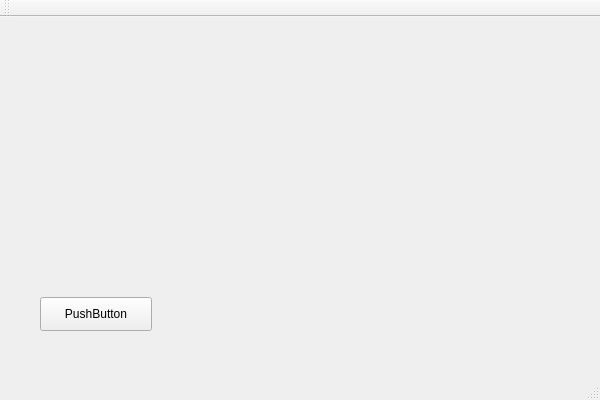
<?xml version="1.0" encoding="UTF-8"?>
<ui version="4.0">
 <class>QVtkTestClass</class>
 <widget class="QMainWindow" name="QVtkTestClass">
  <property name="geometry">
   <rect>
    <x>0</x>
    <y>0</y>
    <width>600</width>
    <height>400</height>
   </rect>
  </property>
  <property name="windowTitle">
   <string>QVtkTest</string>
  </property>
  <widget class="QWidget" name="centralWidget">
   <widget class="QVTKWidget" name="qvtkWidget">
    <property name="geometry">
     <rect>
      <x>20</x>
      <y>30</y>
      <width>471</width>
      <height>241</height>
     </rect>
    </property>
   </widget>
   <widget class="QPushButton" name="pushButton">
    <property name="geometry">
     <rect>
      <x>40</x>
      <y>280</y>
      <width>112</width>
      <height>34</height>
     </rect>
    </property>
    <property name="text">
     <string>PushButton</string>
    </property>
   </widget>
  </widget>
  <widget class="QMenuBar" name="menuBar">
   <property name="geometry">
    <rect>
     <x>0</x>
     <y>0</y>
     <width>600</width>
     <height>31</height>
    </rect>
   </property>
  </widget>
  <widget class="QToolBar" name="mainToolBar">
   <attribute name="toolBarArea">
    <enum>TopToolBarArea</enum>
   </attribute>
   <attribute name="toolBarBreak">
    <bool>false</bool>
   </attribute>
  </widget>
  <widget class="QStatusBar" name="statusBar"/>
 </widget>
 <layoutdefault spacing="6" margin="11"/>
 <customwidgets>
  <customwidget>
   <class>QVTKWidget</class>
   <extends>QWidget</extends>
   <header>QVTKWidget.h</header>
  </customwidget>
 </customwidgets>
 <resources>
  <include location="qvtktest.qrc"/>
 </resources>
 <connections/>
</ui>
